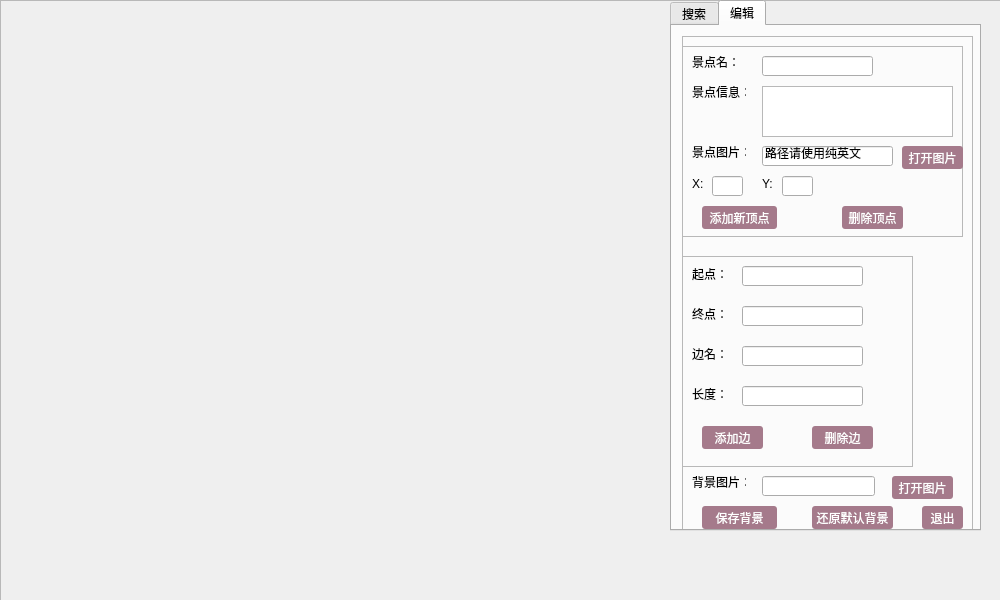
<?xml version="1.0" encoding="UTF-8"?>
<ui version="4.0">
 <class>MainWindow</class>
 <widget class="QMainWindow" name="MainWindow">
  <property name="geometry">
   <rect>
    <x>0</x>
    <y>0</y>
    <width>1000</width>
    <height>600</height>
   </rect>
  </property>
  <property name="minimumSize">
   <size>
    <width>1000</width>
    <height>600</height>
   </size>
  </property>
  <property name="maximumSize">
   <size>
    <width>1000</width>
    <height>600</height>
   </size>
  </property>
  <property name="windowTitle">
   <string>MainWindow</string>
  </property>
  <property name="windowIcon">
   <iconset resource="pic.qrc">
    <normaloff>:/new/prefix1/pic/icon.png</normaloff>:/new/prefix1/pic/icon.png</iconset>
  </property>
  <property name="styleSheet">
   <string notr="true">QPushButton:focus{padding: -1;} </string>
  </property>
  <widget class="QWidget" name="centralWidget">
   <widget class="QTabWidget" name="tabWidget_2">
    <property name="geometry">
     <rect>
      <x>670</x>
      <y>0</y>
      <width>311</width>
      <height>531</height>
     </rect>
    </property>
    <property name="styleSheet">
     <string notr="true"/>
    </property>
    <property name="currentIndex">
     <number>1</number>
    </property>
    <widget class="QWidget" name="tab_5">
     <attribute name="title">
      <string>搜索</string>
     </attribute>
     <widget class="QFrame" name="frame_func">
      <property name="geometry">
       <rect>
        <x>0</x>
        <y>0</y>
        <width>311</width>
        <height>531</height>
       </rect>
      </property>
      <property name="frameShape">
       <enum>QFrame::StyledPanel</enum>
      </property>
      <property name="frameShadow">
       <enum>QFrame::Raised</enum>
      </property>
      <widget class="QTabWidget" name="tabWidget">
       <property name="geometry">
        <rect>
         <x>0</x>
         <y>10</y>
         <width>311</width>
         <height>71</height>
        </rect>
       </property>
       <property name="currentIndex">
        <number>0</number>
       </property>
       <widget class="QWidget" name="tab">
        <attribute name="title">
         <string>路线查询</string>
        </attribute>
        <widget class="QLineEdit" name="line_start">
         <property name="geometry">
          <rect>
           <x>0</x>
           <y>10</y>
           <width>121</width>
           <height>21</height>
          </rect>
         </property>
         <property name="styleSheet">
          <string notr="true">border-image: url(:/new/prefix1/pic/search.png);border-radius: 3px; color: rgb(126,126,126); </string>
         </property>
         <property name="text">
          <string/>
         </property>
        </widget>
        <widget class="QPushButton" name="Button_search">
         <property name="geometry">
          <rect>
           <x>270</x>
           <y>0</y>
           <width>41</width>
           <height>41</height>
          </rect>
         </property>
         <property name="styleSheet">
          <string notr="true">QPushButton { border-image: url(:/new/prefix1/pic/appbar.foot.png); } QPushButton:hover {border-image: url(:/new/prefix1/pic/appbar.social.aim.png); }

</string>
         </property>
         <property name="text">
          <string/>
         </property>
        </widget>
        <widget class="QLineEdit" name="line_final">
         <property name="geometry">
          <rect>
           <x>160</x>
           <y>10</y>
           <width>121</width>
           <height>21</height>
          </rect>
         </property>
         <property name="styleSheet">
          <string notr="true">border-image: url(:/new/prefix1/pic/search.png);border-radius: 3px; color: rgb(126,126,126); </string>
         </property>
        </widget>
        <widget class="QPushButton" name="pushButton">
         <property name="geometry">
          <rect>
           <x>120</x>
           <y>0</y>
           <width>41</width>
           <height>41</height>
          </rect>
         </property>
         <property name="styleSheet">
          <string notr="true">border-image: url(:/new/prefix1/pic/appbar.arrow.right.png);</string>
         </property>
         <property name="text">
          <string/>
         </property>
        </widget>
       </widget>
       <widget class="QWidget" name="tab_2">
        <attribute name="title">
         <string>推荐路线</string>
        </attribute>
        <widget class="QLineEdit" name="line_start_2">
         <property name="geometry">
          <rect>
           <x>0</x>
           <y>10</y>
           <width>141</width>
           <height>21</height>
          </rect>
         </property>
         <property name="styleSheet">
          <string notr="true">border-image: url(:/new/prefix1/pic/search.png);border-radius: 3px; color: rgb(126,126,126); </string>
         </property>
        </widget>
        <widget class="QPushButton" name="Button_search_2">
         <property name="geometry">
          <rect>
           <x>140</x>
           <y>0</y>
           <width>41</width>
           <height>41</height>
          </rect>
         </property>
         <property name="styleSheet">
          <string notr="true">QPushButton {border-image: url(:/new/prefix1/pic/appbar.magnify.browse.png); } QPushButton:hover { border-image: url(:/new/prefix1/pic/appbar.magnify.png); }

</string>
         </property>
         <property name="text">
          <string/>
         </property>
        </widget>
       </widget>
      </widget>
      <widget class="QTextEdit" name="text_path">
       <property name="geometry">
        <rect>
         <x>0</x>
         <y>80</y>
         <width>311</width>
         <height>51</height>
        </rect>
       </property>
       <property name="font">
        <font>
         <family>微软雅黑</family>
         <weight>75</weight>
         <bold>true</bold>
        </font>
       </property>
       <property name="styleSheet">
        <string notr="true">border-image: url(:/new/prefix1/pic/bg.png);border-radius: 3px; color: rgb(126,126,126); </string>
       </property>
      </widget>
      <widget class="QLabel" name="label_5">
       <property name="geometry">
        <rect>
         <x>0</x>
         <y>130</y>
         <width>61</width>
         <height>21</height>
        </rect>
       </property>
       <property name="font">
        <font>
         <family>微软雅黑</family>
         <pointsize>10</pointsize>
         <weight>75</weight>
         <bold>true</bold>
        </font>
       </property>
       <property name="styleSheet">
        <string notr="true">background-color: rgb(136, 136, 102); border-radius: 3px; color: rgb(255, 255, 255); </string>
       </property>
       <property name="text">
        <string> 景点介绍</string>
       </property>
      </widget>
      <widget class="QTextEdit" name="text_intro">
       <property name="geometry">
        <rect>
         <x>0</x>
         <y>150</y>
         <width>311</width>
         <height>171</height>
        </rect>
       </property>
       <property name="font">
        <font>
         <family>微软雅黑</family>
         <weight>75</weight>
         <bold>true</bold>
        </font>
       </property>
       <property name="styleSheet">
        <string notr="true">border-image: url(:/new/prefix1/pic/bg.png);border-radius: 3px; color: rgb(126,126,126); </string>
       </property>
      </widget>
      <widget class="QFrame" name="img_frame">
       <property name="geometry">
        <rect>
         <x>0</x>
         <y>320</y>
         <width>311</width>
         <height>191</height>
        </rect>
       </property>
       <property name="styleSheet">
        <string notr="true">border-image: url(:/new/prefix1/pic/psu.jpg);</string>
       </property>
       <property name="frameShape">
        <enum>QFrame::StyledPanel</enum>
       </property>
       <property name="frameShadow">
        <enum>QFrame::Raised</enum>
       </property>
       <widget class="QPushButton" name="pushButton_17">
        <property name="geometry">
         <rect>
          <x>280</x>
          <y>160</y>
          <width>31</width>
          <height>31</height>
         </rect>
        </property>
        <property name="styleSheet">
         <string notr="true">border-image: url(:/new/prefix1/pic/appbar.close.png);</string>
        </property>
        <property name="text">
         <string/>
        </property>
       </widget>
      </widget>
      <widget class="QPushButton" name="pushButton_23">
       <property name="geometry">
        <rect>
         <x>50</x>
         <y>520</y>
         <width>51</width>
         <height>23</height>
        </rect>
       </property>
       <property name="text">
        <string>编辑</string>
       </property>
      </widget>
      <zorder>tabWidget</zorder>
      <zorder>text_path</zorder>
      <zorder>text_intro</zorder>
      <zorder>img_frame</zorder>
      <zorder>pushButton_23</zorder>
      <zorder>label_5</zorder>
     </widget>
    </widget>
    <widget class="QWidget" name="tab_3">
     <attribute name="title">
      <string>编辑</string>
     </attribute>
     <widget class="QFrame" name="frame_2">
      <property name="geometry">
       <rect>
        <x>10</x>
        <y>10</y>
        <width>291</width>
        <height>501</height>
       </rect>
      </property>
      <property name="styleSheet">
       <string notr="true">QPushButton { background-color: rgb(165,122, 139); border-radius: 3px; color: rgb(255, 255, 255); } QPushButton:hover { background-color: rgb(245, 169, 234); }</string>
      </property>
      <property name="frameShape">
       <enum>QFrame::StyledPanel</enum>
      </property>
      <property name="frameShadow">
       <enum>QFrame::Raised</enum>
      </property>
      <widget class="QFrame" name="frame_3">
       <property name="geometry">
        <rect>
         <x>-10</x>
         <y>10</y>
         <width>291</width>
         <height>191</height>
        </rect>
       </property>
       <property name="styleSheet">
        <string/>
       </property>
       <property name="frameShape">
        <enum>QFrame::StyledPanel</enum>
       </property>
       <property name="frameShadow">
        <enum>QFrame::Raised</enum>
       </property>
       <widget class="QLineEdit" name="line_name">
        <property name="geometry">
         <rect>
          <x>90</x>
          <y>10</y>
          <width>111</width>
          <height>20</height>
         </rect>
        </property>
       </widget>
       <widget class="QLabel" name="label_11">
        <property name="geometry">
         <rect>
          <x>20</x>
          <y>10</y>
          <width>54</width>
          <height>12</height>
         </rect>
        </property>
        <property name="text">
         <string>景点名：</string>
        </property>
       </widget>
       <widget class="QLabel" name="label_13">
        <property name="geometry">
         <rect>
          <x>20</x>
          <y>40</y>
          <width>54</width>
          <height>12</height>
         </rect>
        </property>
        <property name="text">
         <string>景点信息：</string>
        </property>
       </widget>
       <widget class="QTextEdit" name="text_info">
        <property name="geometry">
         <rect>
          <x>90</x>
          <y>40</y>
          <width>191</width>
          <height>51</height>
         </rect>
        </property>
       </widget>
       <widget class="QLineEdit" name="pic_path">
        <property name="geometry">
         <rect>
          <x>90</x>
          <y>100</y>
          <width>131</width>
          <height>20</height>
         </rect>
        </property>
        <property name="text">
         <string>路径请使用纯英文</string>
        </property>
       </widget>
       <widget class="QLabel" name="label_14">
        <property name="geometry">
         <rect>
          <x>20</x>
          <y>100</y>
          <width>54</width>
          <height>12</height>
         </rect>
        </property>
        <property name="styleSheet">
         <string notr="true"/>
        </property>
        <property name="text">
         <string>景点图片：</string>
        </property>
       </widget>
       <widget class="QLineEdit" name="lineEdit_x">
        <property name="geometry">
         <rect>
          <x>40</x>
          <y>130</y>
          <width>31</width>
          <height>20</height>
         </rect>
        </property>
       </widget>
       <widget class="QLineEdit" name="lineEdit_y">
        <property name="geometry">
         <rect>
          <x>110</x>
          <y>130</y>
          <width>31</width>
          <height>20</height>
         </rect>
        </property>
       </widget>
       <widget class="QLabel" name="label_7">
        <property name="geometry">
         <rect>
          <x>20</x>
          <y>130</y>
          <width>21</width>
          <height>16</height>
         </rect>
        </property>
        <property name="text">
         <string>X:</string>
        </property>
       </widget>
       <widget class="QLabel" name="label_15">
        <property name="geometry">
         <rect>
          <x>90</x>
          <y>130</y>
          <width>21</width>
          <height>16</height>
         </rect>
        </property>
        <property name="text">
         <string>Y:</string>
        </property>
       </widget>
       <widget class="QPushButton" name="pushButton_19">
        <property name="geometry">
         <rect>
          <x>30</x>
          <y>160</y>
          <width>75</width>
          <height>23</height>
         </rect>
        </property>
        <property name="text">
         <string>添加新顶点</string>
        </property>
       </widget>
       <widget class="QPushButton" name="pushButton_del">
        <property name="geometry">
         <rect>
          <x>170</x>
          <y>160</y>
          <width>61</width>
          <height>23</height>
         </rect>
        </property>
        <property name="text">
         <string>删除顶点</string>
        </property>
       </widget>
       <widget class="QPushButton" name="open_pic">
        <property name="geometry">
         <rect>
          <x>230</x>
          <y>100</y>
          <width>61</width>
          <height>23</height>
         </rect>
        </property>
        <property name="styleSheet">
         <string notr="true"/>
        </property>
        <property name="text">
         <string>打开图片</string>
        </property>
       </widget>
      </widget>
      <widget class="QFrame" name="frame_pathedit">
       <property name="geometry">
        <rect>
         <x>-10</x>
         <y>220</y>
         <width>241</width>
         <height>211</height>
        </rect>
       </property>
       <property name="frameShape">
        <enum>QFrame::StyledPanel</enum>
       </property>
       <property name="frameShadow">
        <enum>QFrame::Raised</enum>
       </property>
       <widget class="QLineEdit" name="line_start_edit">
        <property name="geometry">
         <rect>
          <x>70</x>
          <y>10</y>
          <width>121</width>
          <height>20</height>
         </rect>
        </property>
       </widget>
       <widget class="QLabel" name="label_6">
        <property name="geometry">
         <rect>
          <x>20</x>
          <y>10</y>
          <width>41</width>
          <height>16</height>
         </rect>
        </property>
        <property name="text">
         <string>起点：</string>
        </property>
       </widget>
       <widget class="QLineEdit" name="line_final_edit">
        <property name="geometry">
         <rect>
          <x>70</x>
          <y>50</y>
          <width>121</width>
          <height>20</height>
         </rect>
        </property>
       </widget>
       <widget class="QLabel" name="label_4">
        <property name="geometry">
         <rect>
          <x>20</x>
          <y>50</y>
          <width>31</width>
          <height>16</height>
         </rect>
        </property>
        <property name="text">
         <string>终点：</string>
        </property>
       </widget>
       <widget class="QLineEdit" name="line_arc">
        <property name="geometry">
         <rect>
          <x>70</x>
          <y>90</y>
          <width>121</width>
          <height>20</height>
         </rect>
        </property>
       </widget>
       <widget class="QLabel" name="label_12">
        <property name="geometry">
         <rect>
          <x>20</x>
          <y>90</y>
          <width>31</width>
          <height>16</height>
         </rect>
        </property>
        <property name="text">
         <string>边名：</string>
        </property>
       </widget>
       <widget class="QLabel" name="label_10">
        <property name="geometry">
         <rect>
          <x>20</x>
          <y>130</y>
          <width>31</width>
          <height>16</height>
         </rect>
        </property>
        <property name="text">
         <string>长度：</string>
        </property>
       </widget>
       <widget class="QLineEdit" name="line_length">
        <property name="geometry">
         <rect>
          <x>70</x>
          <y>130</y>
          <width>121</width>
          <height>20</height>
         </rect>
        </property>
       </widget>
       <widget class="QPushButton" name="pathButton_del">
        <property name="geometry">
         <rect>
          <x>140</x>
          <y>170</y>
          <width>61</width>
          <height>23</height>
         </rect>
        </property>
        <property name="text">
         <string>删除边</string>
        </property>
       </widget>
       <widget class="QPushButton" name="pushButton_25">
        <property name="geometry">
         <rect>
          <x>30</x>
          <y>170</y>
          <width>61</width>
          <height>23</height>
         </rect>
        </property>
        <property name="text">
         <string>添加边</string>
        </property>
       </widget>
      </widget>
      <widget class="QPushButton" name="open_bgpic">
       <property name="geometry">
        <rect>
         <x>210</x>
         <y>440</y>
         <width>61</width>
         <height>23</height>
        </rect>
       </property>
       <property name="text">
        <string>打开图片</string>
       </property>
      </widget>
      <widget class="QLineEdit" name="line_bg">
       <property name="geometry">
        <rect>
         <x>80</x>
         <y>440</y>
         <width>113</width>
         <height>20</height>
        </rect>
       </property>
      </widget>
      <widget class="QLabel" name="label_16">
       <property name="geometry">
        <rect>
         <x>10</x>
         <y>440</y>
         <width>54</width>
         <height>12</height>
        </rect>
       </property>
       <property name="text">
        <string>背景图片：</string>
       </property>
      </widget>
      <widget class="QPushButton" name="savebg">
       <property name="geometry">
        <rect>
         <x>20</x>
         <y>470</y>
         <width>75</width>
         <height>23</height>
        </rect>
       </property>
       <property name="text">
        <string>保存背景</string>
       </property>
      </widget>
      <widget class="QPushButton" name="pushButton_2">
       <property name="geometry">
        <rect>
         <x>130</x>
         <y>470</y>
         <width>81</width>
         <height>23</height>
        </rect>
       </property>
       <property name="text">
        <string>还原默认背景</string>
       </property>
      </widget>
      <widget class="QPushButton" name="quit">
       <property name="geometry">
        <rect>
         <x>240</x>
         <y>470</y>
         <width>41</width>
         <height>23</height>
        </rect>
       </property>
       <property name="text">
        <string>退出</string>
       </property>
      </widget>
     </widget>
    </widget>
   </widget>
   <widget class="QFrame" name="frame">
    <property name="geometry">
     <rect>
      <x>0</x>
      <y>0</y>
      <width>1700</width>
      <height>1350</height>
     </rect>
    </property>
    <property name="frameShape">
     <enum>QFrame::StyledPanel</enum>
    </property>
    <property name="frameShadow">
     <enum>QFrame::Raised</enum>
    </property>
   </widget>
   <zorder>frame</zorder>
   <zorder>tabWidget_2</zorder>
  </widget>
  <widget class="QMenuBar" name="menuBar">
   <property name="geometry">
    <rect>
     <x>0</x>
     <y>0</y>
     <width>1000</width>
     <height>23</height>
    </rect>
   </property>
  </widget>
 </widget>
 <layoutdefault spacing="6" margin="11"/>
 <resources>
  <include location="pic.qrc"/>
 </resources>
 <connections>
  <connection>
   <sender>pushButton_19</sender>
   <signal>clicked()</signal>
   <receiver>MainWindow</receiver>
   <slot>addnode()</slot>
   <hints>
    <hint type="sourcelabel">
     <x>756</x>
     <y>246</y>
    </hint>
    <hint type="destinationlabel">
     <x>811</x>
     <y>0</y>
    </hint>
   </hints>
  </connection>
  <connection>
   <sender>quit</sender>
   <signal>clicked()</signal>
   <receiver>MainWindow</receiver>
   <slot>close()</slot>
   <hints>
    <hint type="sourcelabel">
     <x>962</x>
     <y>546</y>
    </hint>
    <hint type="destinationlabel">
     <x>800</x>
     <y>579</y>
    </hint>
   </hints>
  </connection>
  <connection>
   <sender>pushButton_del</sender>
   <signal>clicked()</signal>
   <receiver>MainWindow</receiver>
   <slot>delnode()</slot>
   <hints>
    <hint type="sourcelabel">
     <x>852</x>
     <y>246</y>
    </hint>
    <hint type="destinationlabel">
     <x>874</x>
     <y>0</y>
    </hint>
   </hints>
  </connection>
  <connection>
   <sender>pushButton_25</sender>
   <signal>clicked()</signal>
   <receiver>MainWindow</receiver>
   <slot>addpath()</slot>
   <hints>
    <hint type="sourcelabel">
     <x>742</x>
     <y>466</y>
    </hint>
    <hint type="destinationlabel">
     <x>1069</x>
     <y>301</y>
    </hint>
   </hints>
  </connection>
  <connection>
   <sender>Button_search</sender>
   <signal>clicked()</signal>
   <receiver>MainWindow</receiver>
   <slot>search()</slot>
   <hints>
    <hint type="sourcelabel">
     <x>974</x>
     <y>115</y>
    </hint>
    <hint type="destinationlabel">
     <x>1028</x>
     <y>0</y>
    </hint>
   </hints>
  </connection>
  <connection>
   <sender>pathButton_del</sender>
   <signal>clicked()</signal>
   <receiver>MainWindow</receiver>
   <slot>delpath()</slot>
   <hints>
    <hint type="sourcelabel">
     <x>832</x>
     <y>466</y>
    </hint>
    <hint type="destinationlabel">
     <x>891</x>
     <y>0</y>
    </hint>
   </hints>
  </connection>
  <connection>
   <sender>pushButton_17</sender>
   <signal>clicked()</signal>
   <receiver>MainWindow</receiver>
   <slot>hide_f()</slot>
   <hints>
    <hint type="sourcelabel">
     <x>982</x>
     <y>554</y>
    </hint>
    <hint type="destinationlabel">
     <x>1069</x>
     <y>231</y>
    </hint>
   </hints>
  </connection>
  <connection>
   <sender>open_pic</sender>
   <signal>clicked()</signal>
   <receiver>MainWindow</receiver>
   <slot>add_pic()</slot>
   <hints>
    <hint type="sourcelabel">
     <x>962</x>
     <y>186</y>
    </hint>
    <hint type="destinationlabel">
     <x>993</x>
     <y>-95</y>
    </hint>
   </hints>
  </connection>
  <connection>
   <sender>pushButton_2</sender>
   <signal>clicked()</signal>
   <receiver>MainWindow</receiver>
   <slot>ret()</slot>
   <hints>
    <hint type="sourcelabel">
     <x>892</x>
     <y>546</y>
    </hint>
    <hint type="destinationlabel">
     <x>1273</x>
     <y>514</y>
    </hint>
   </hints>
  </connection>
  <connection>
   <sender>savebg</sender>
   <signal>clicked()</signal>
   <receiver>MainWindow</receiver>
   <slot>edit()</slot>
   <hints>
    <hint type="sourcelabel">
     <x>776</x>
     <y>546</y>
    </hint>
    <hint type="destinationlabel">
     <x>1259</x>
     <y>325</y>
    </hint>
   </hints>
  </connection>
  <connection>
   <sender>savebg</sender>
   <signal>clicked()</signal>
   <receiver>MainWindow</receiver>
   <slot>save_bg()</slot>
   <hints>
    <hint type="sourcelabel">
     <x>776</x>
     <y>546</y>
    </hint>
    <hint type="destinationlabel">
     <x>810</x>
     <y>765</y>
    </hint>
   </hints>
  </connection>
  <connection>
   <sender>open_bgpic</sender>
   <signal>clicked()</signal>
   <receiver>MainWindow</receiver>
   <slot>open_bg()</slot>
   <hints>
    <hint type="sourcelabel">
     <x>952</x>
     <y>516</y>
    </hint>
    <hint type="destinationlabel">
     <x>1225</x>
     <y>378</y>
    </hint>
   </hints>
  </connection>
  <connection>
   <sender>Button_search_2</sender>
   <signal>clicked()</signal>
   <receiver>MainWindow</receiver>
   <slot>recommend()</slot>
   <hints>
    <hint type="sourcelabel">
     <x>842</x>
     <y>98</y>
    </hint>
    <hint type="destinationlabel">
     <x>1061</x>
     <y>96</y>
    </hint>
   </hints>
  </connection>
 </connections>
 <slots>
  <signal>savepic()</signal>
  <slot>introduct()</slot>
  <slot>search()</slot>
  <slot>hide_f()</slot>
  <slot>recommend()</slot>
  <slot>addnode()</slot>
  <slot>delnode()</slot>
  <slot>addpath()</slot>
  <slot>delpath()</slot>
  <slot>add_pic()</slot>
  <slot>ret()</slot>
  <slot>save_bg()</slot>
  <slot>open_bg()</slot>
 </slots>
</ui>
